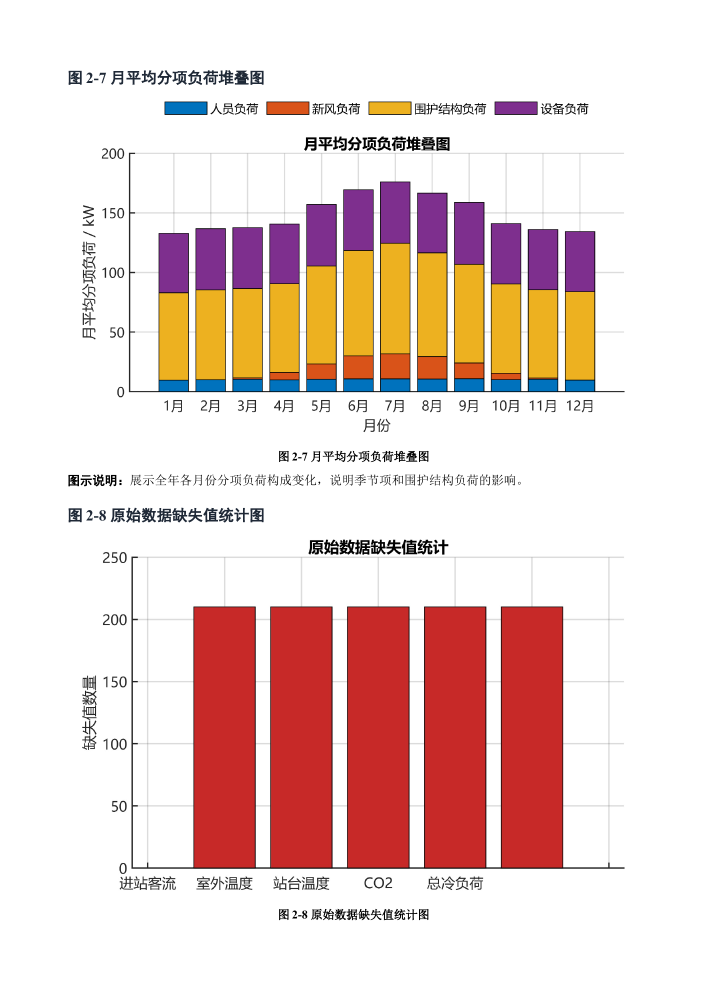
#> input picture 绘图尝试_高质量版/rendered_pages/page-10.png, 1414 x 2000 px (shown at 1/2 size); its folder holds only this picture in this run
$ python make_render_contact_sheets.py
#> lines starting #> are read from the running program, lines starting #| are printed output that depends on the picture
from pathlib import Path

from PIL import Image, ImageDraw, ImageFont


ROOT = Path(__file__).resolve().parents[1] / "rendered_pages"
FONT_PATH = Path(r"C:\Windows\Fonts\NotoSansSC-VF.ttf")
FONT = ImageFont.truetype(str(FONT_PATH), 26) if FONT_PATH.exists() else ImageFont.load_default()


def page_number(path: Path) -> int:
    return int(path.stem.split("-")[1])


def main() -> None:
    pages = sorted(ROOT.glob("page-*.png"), key=page_number)
    cols, rows = 4, 4
    thumb_w, thumb_h = 360, 510
    for batch, start in enumerate(range(0, len(pages), cols * rows), 1):
        subset = pages[start : start + cols * rows]
        canvas = Image.new("RGB", (cols * thumb_w, rows * (thumb_h + 38)), "white")
#> canvas: PIL image 1440x2192 RGB; every value is 255
        draw = ImageDraw.Draw(canvas)
        for i, path in enumerate(subset):
            img = Image.open(path).convert("RGB")
#> img is the input picture: PIL image 1414x2000 RGB; mean R, G, B 235.1, 212.3, 208.5
            img.thumbnail((thumb_w, thumb_h), Image.LANCZOS)
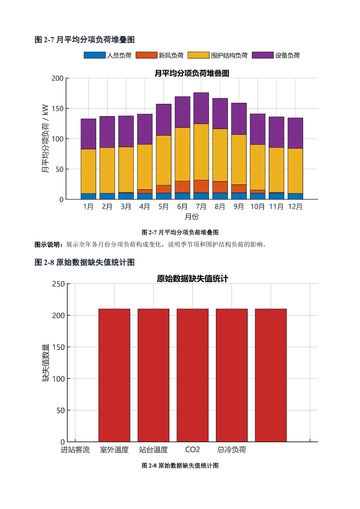
#> img: PIL image 360x509 RGB; mean R, G, B 234.6, 211.8, 208
            x = (i % cols) * thumb_w + (thumb_w - img.width) // 2
#> x = 0
            y = (i // cols) * (thumb_h + 38) + 34
            canvas.paste(img, (x, y))
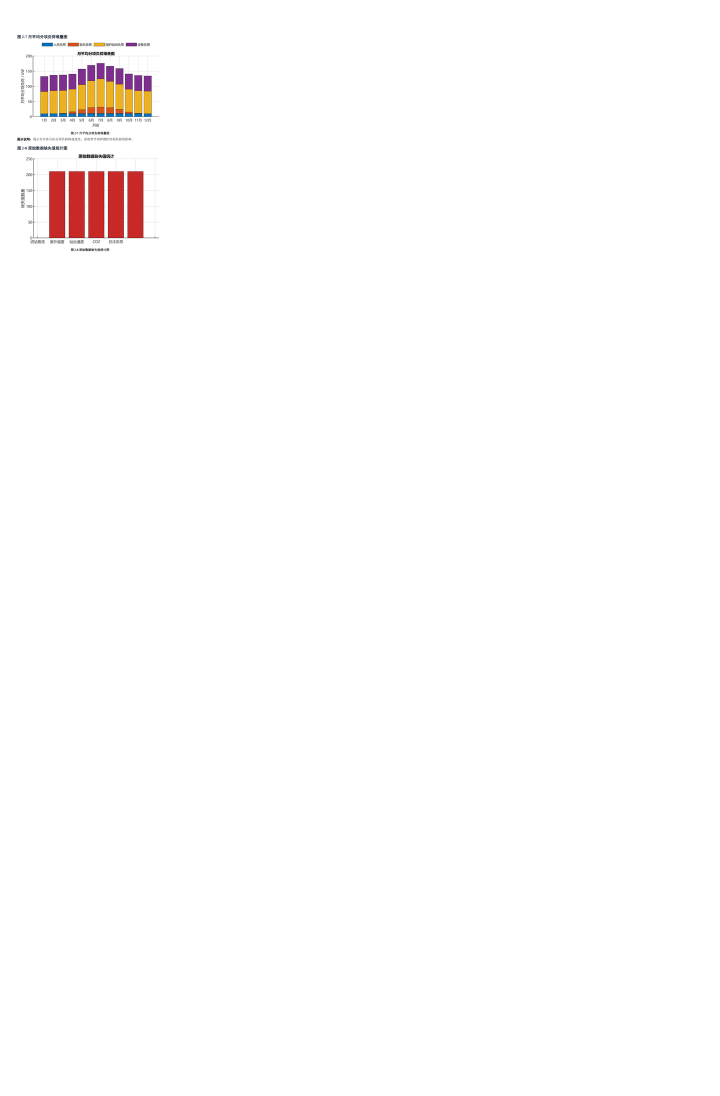
#> canvas: PIL image 1440x2192 RGB (shown at 1/2 size); mean R, G, B 253.8, 252.5, 252.3
            draw.text(((i % cols) * thumb_w + 10, (i // cols) * (thumb_h + 38) + 4), path.stem, font=FONT, fill=(31, 41, 55))
        out = ROOT / f"contact_sheet_{batch:02d}.png"
        canvas.save(out)
        print(out)


if __name__ == "__main__":
    main()

$ run again, on 绘图尝试_高质量版/rendered_pages/page-18.png
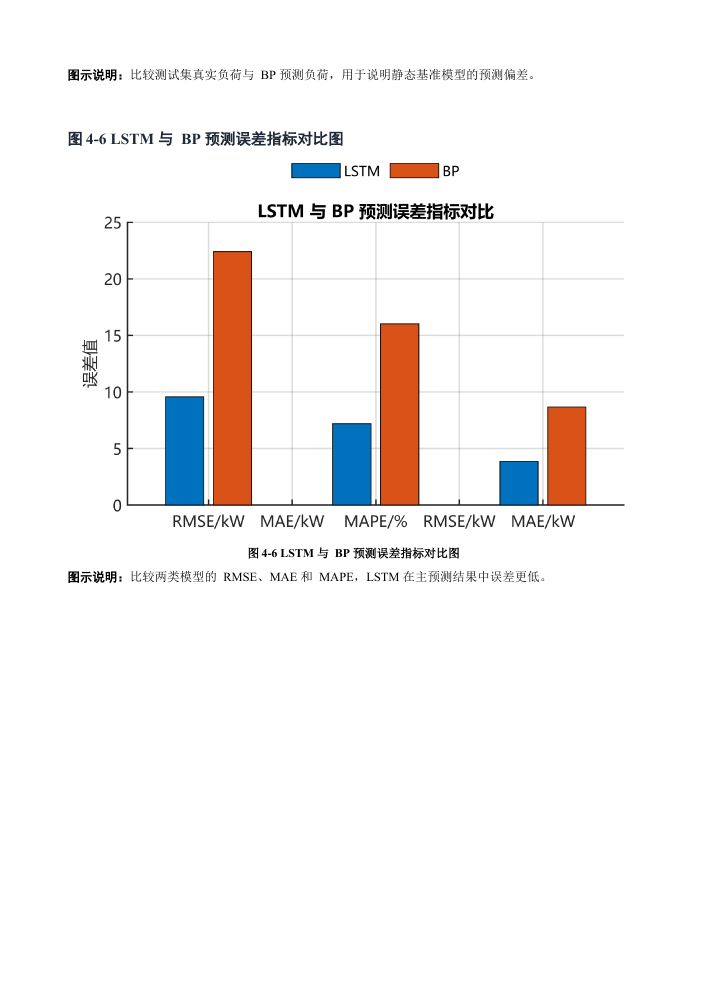
#> input picture 绘图尝试_高质量版/rendered_pages/page-18.png, 1414 x 2000 px (shown at 1/2 size)
#> in main, img is the input picture: PIL image 1414x2000 RGB; mean R, G, B 246.5, 244.1, 243.4
#> in main, `img.thumbnail((thumb_w, thumb_h), Image.LANCZOS)`:
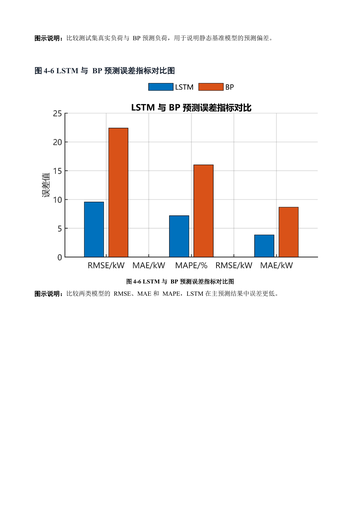
#> img: PIL image 360x509 RGB; mean R, G, B 246.2, 243.8, 243.1
#> in main, `canvas.paste(img, (x, y))`:
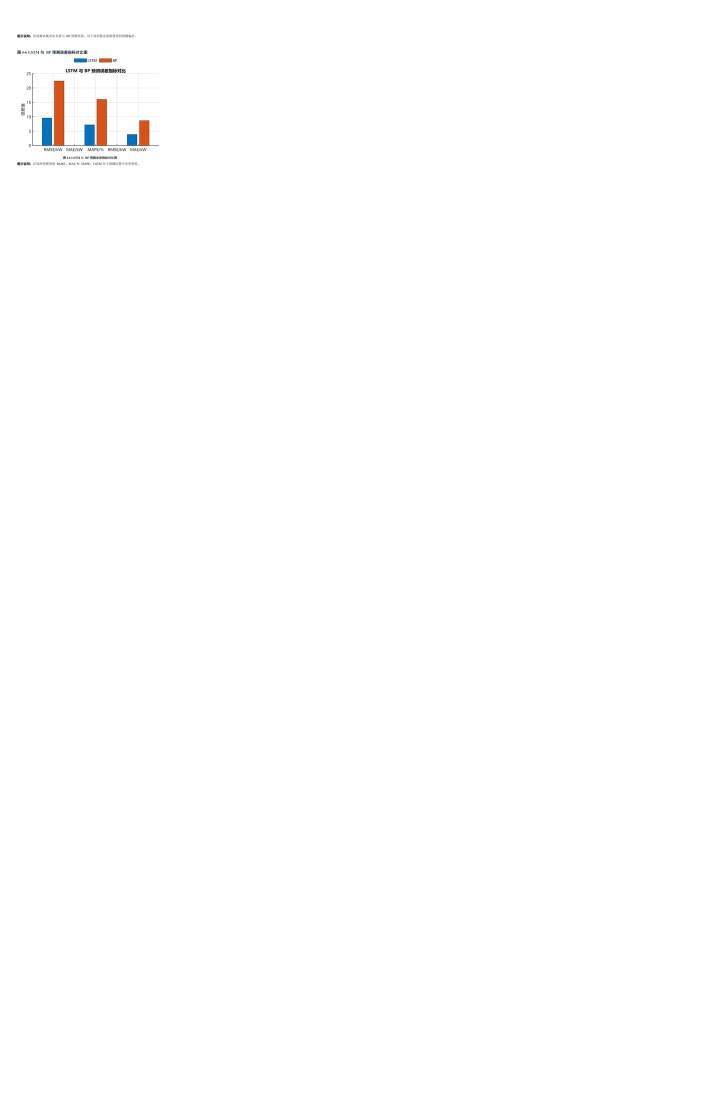
#> canvas: PIL image 1440x2192 RGB (shown at 1/2 size); mean R, G, B 254.5, 254.3, 254.3

$ run again, on 绘图尝试_高质量版/rendered_pages/page-19.png
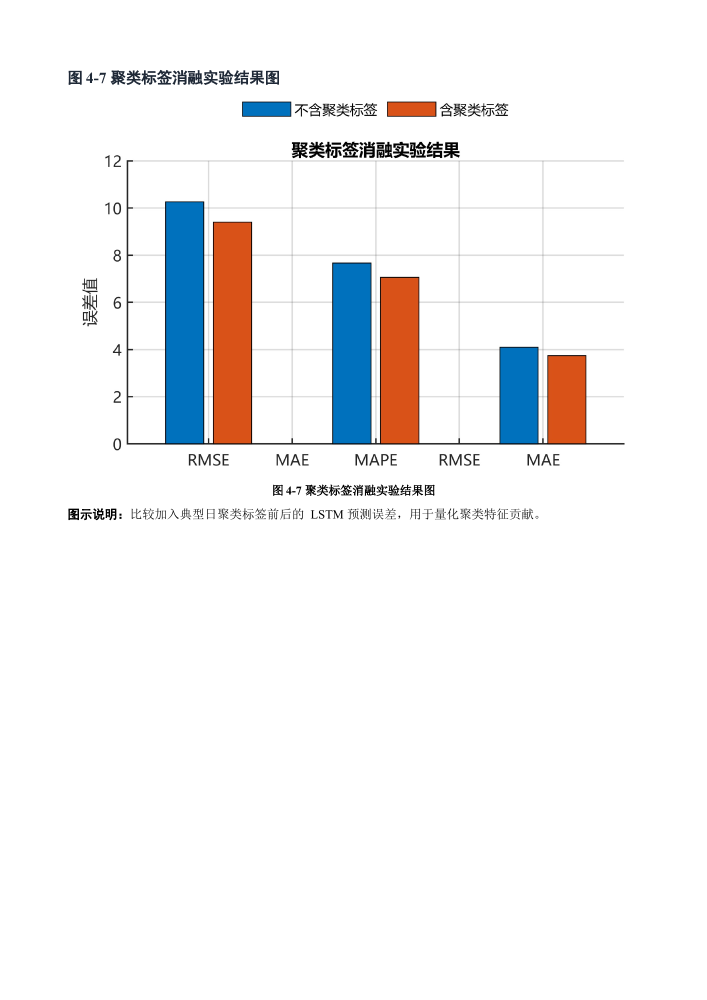
#> input picture 绘图尝试_高质量版/rendered_pages/page-19.png, 1414 x 2000 px (shown at 1/2 size)
#> in main, img is the input picture: PIL image 1414x2000 RGB; mean R, G, B 243.1, 242.8, 243.4
#> in main, `img.thumbnail((thumb_w, thumb_h), Image.LANCZOS)`:
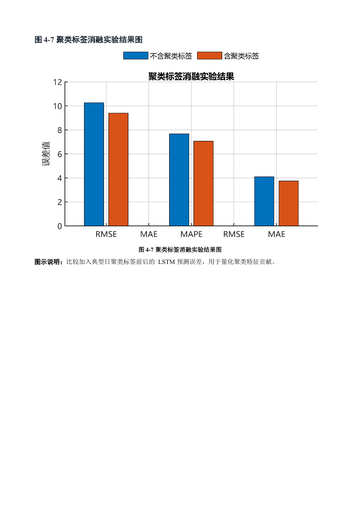
#> img: PIL image 360x509 RGB; mean R, G, B 242.9, 242.5, 243.2
#> in main, `canvas.paste(img, (x, y))`:
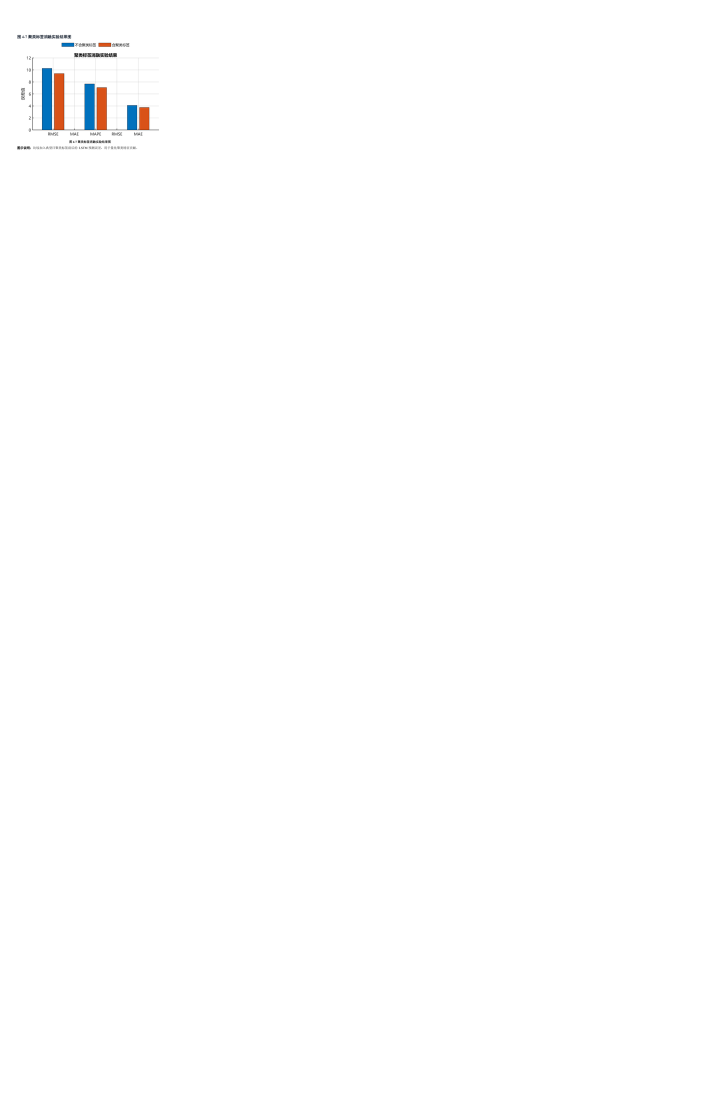
#> canvas: PIL image 1440x2192 RGB (shown at 1/2 size); mean R, G, B 254.3, 254.3, 254.3

$ run again, on 绘图尝试_高质量版/rendered_pages/page-21.png
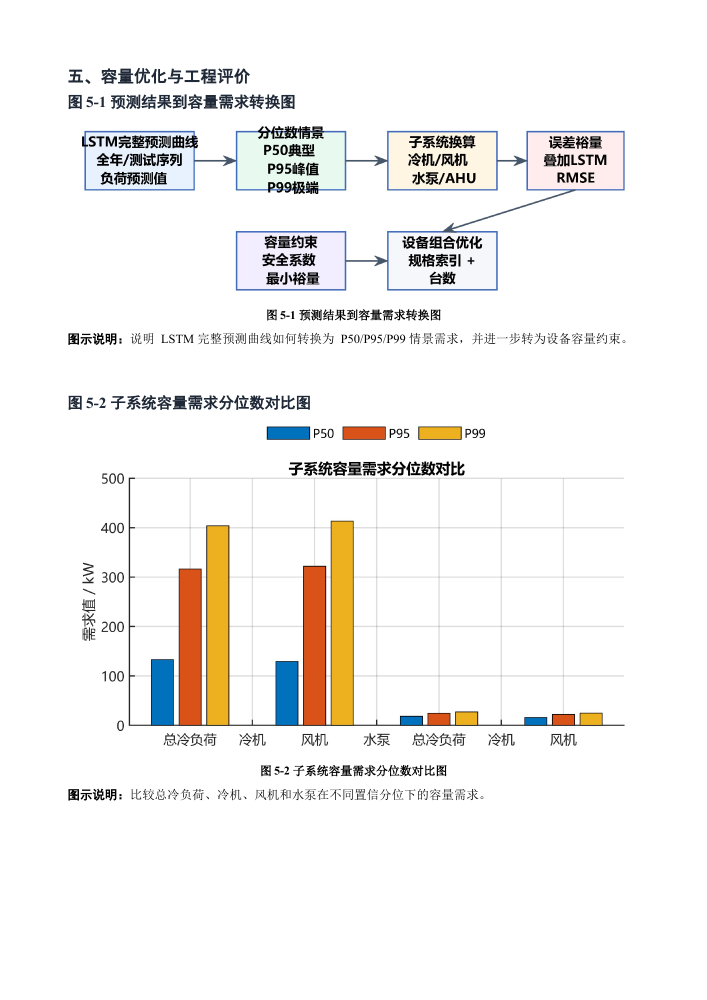
#> input picture 绘图尝试_高质量版/rendered_pages/page-21.png, 1414 x 2000 px (shown at 1/2 size)
#> in main, img is the input picture: PIL image 1414x2000 RGB; mean R, G, B 244.1, 242.6, 240.8
#> in main, `img.thumbnail((thumb_w, thumb_h), Image.LANCZOS)`:
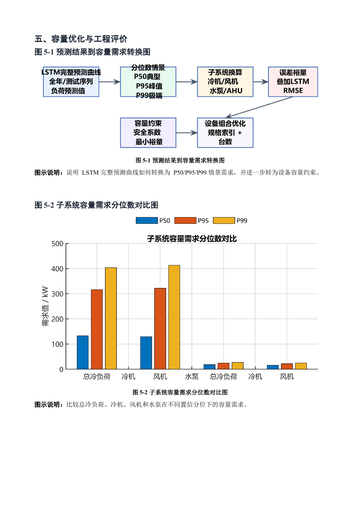
#> img: PIL image 360x509 RGB; mean R, G, B 243.7, 242.2, 240.5
#> in main, `canvas.paste(img, (x, y))`:
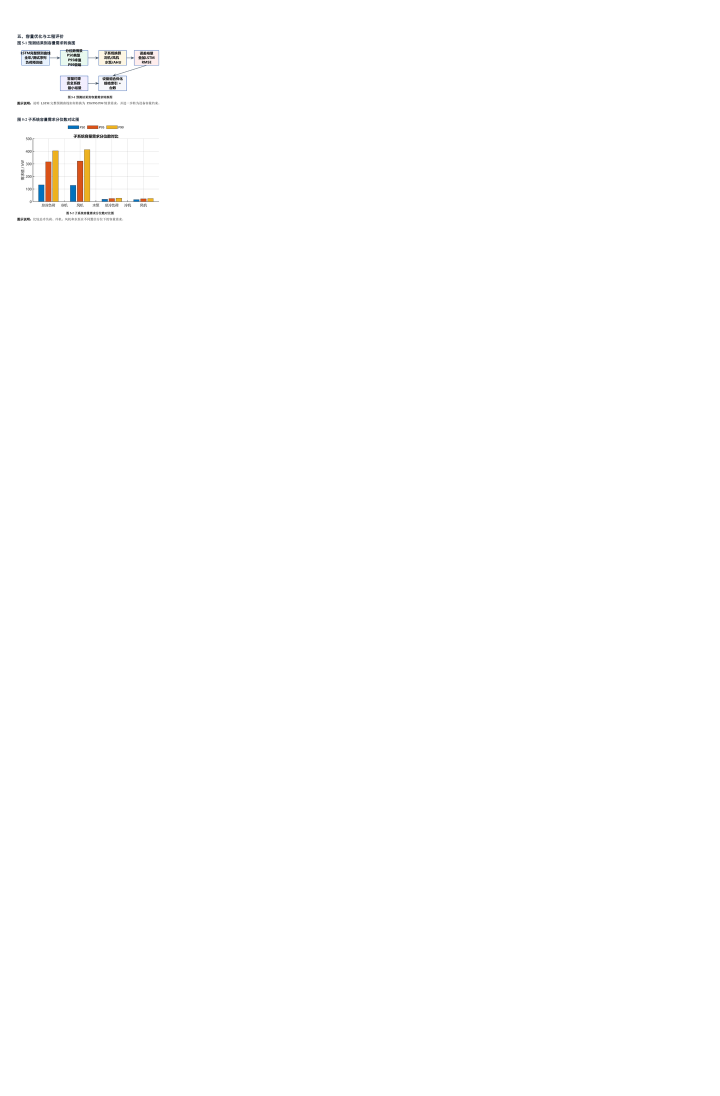
#> canvas: PIL image 1440x2192 RGB (shown at 1/2 size); mean R, G, B 254.3, 254.3, 254.2

$ run again, on 绘图尝试_高质量版/rendered_pages/page-11.png
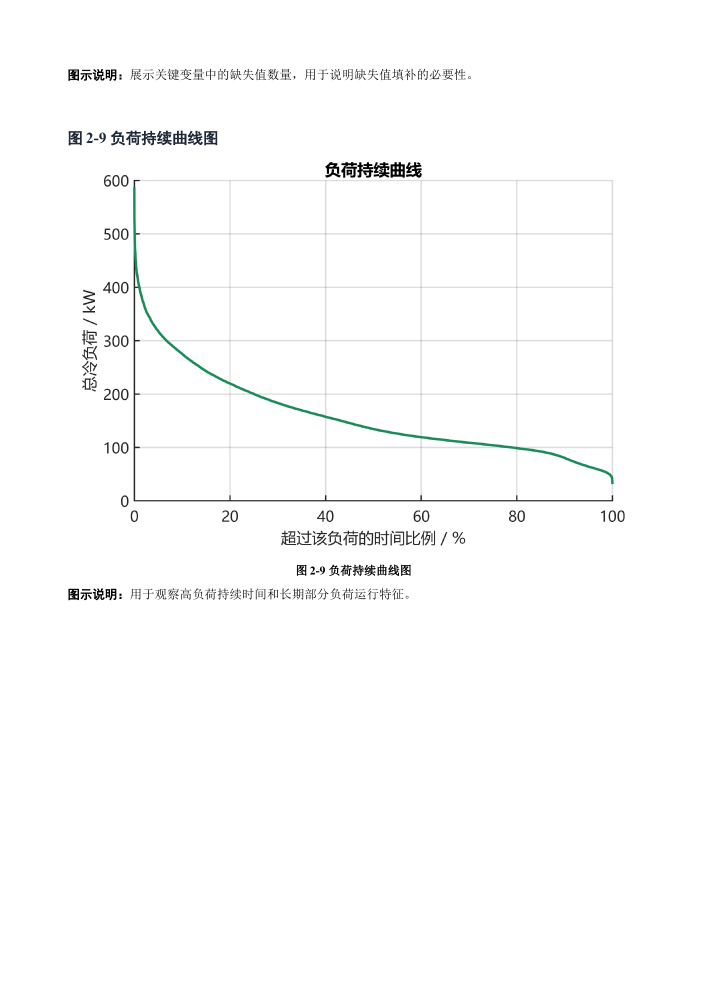
#> input picture 绘图尝试_高质量版/rendered_pages/page-11.png, 1414 x 2000 px (shown at 1/2 size)
#> in main, img is the input picture: PIL image 1414x2000 RGB; mean R, G, B 251.7, 252, 251.9
#> in main, `img.thumbnail((thumb_w, thumb_h), Image.LANCZOS)`:
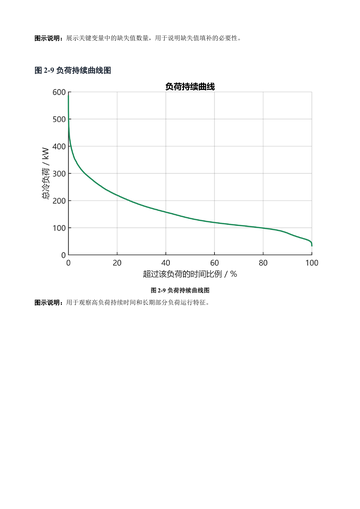
#> img: PIL image 360x509 RGB; mean R, G, B 251.5, 251.8, 251.7
#> in main, `canvas.paste(img, (x, y))`:
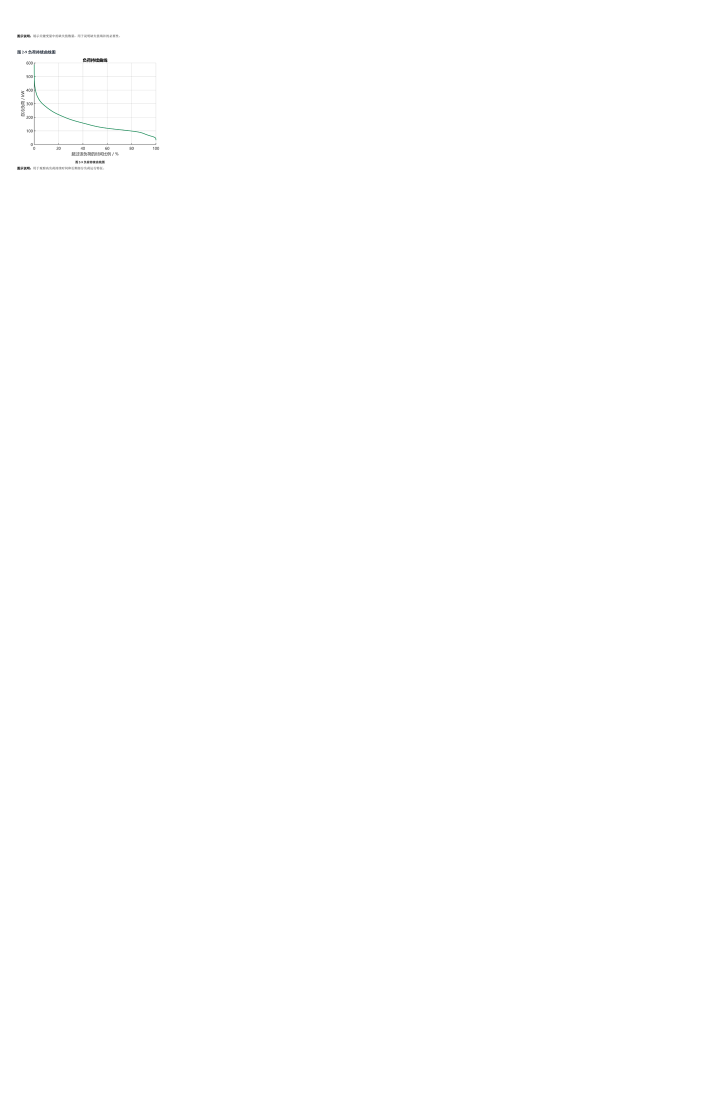
#> canvas: PIL image 1440x2192 RGB (shown at 1/2 size); mean R, G, B 254.8, 254.8, 254.8
